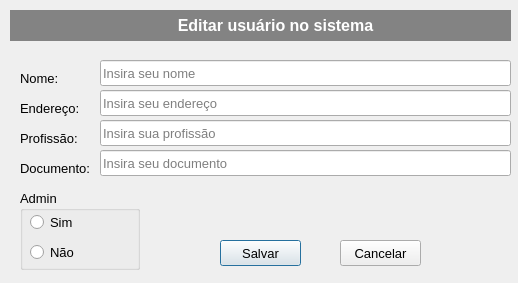
<?xml version="1.0" encoding="UTF-8"?>
<ui version="4.0">
 <class>editar</class>
 <widget class="QDialog" name="editar">
  <property name="geometry">
   <rect>
    <x>0</x>
    <y>0</y>
    <width>518</width>
    <height>283</height>
   </rect>
  </property>
  <property name="windowTitle">
   <string>Editar</string>
  </property>
  <widget class="QLabel" name="label">
   <property name="geometry">
    <rect>
     <x>10</x>
     <y>10</y>
     <width>501</width>
     <height>31</height>
    </rect>
   </property>
   <property name="styleSheet">
    <string notr="true">background-color: rgb(131, 131, 131);
border-color: rgb(3, 3, 3);</string>
   </property>
   <property name="text">
    <string/>
   </property>
  </widget>
  <widget class="QLabel" name="label_2">
   <property name="geometry">
    <rect>
     <x>70</x>
     <y>10</y>
     <width>411</width>
     <height>31</height>
    </rect>
   </property>
   <property name="font">
    <font>
     <family>Arial</family>
    </font>
   </property>
   <property name="text">
    <string>&lt;html&gt;&lt;head/&gt;&lt;body&gt;&lt;p align=&quot;center&quot;&gt;&lt;span style=&quot; font-size:12pt; font-weight:700; color:#ffffff;&quot;&gt;Editar usuário no sistema&lt;/span&gt;&lt;/p&gt;&lt;/body&gt;&lt;/html&gt;</string>
   </property>
  </widget>
  <widget class="QLabel" name="label_3">
   <property name="geometry">
    <rect>
     <x>20</x>
     <y>70</y>
     <width>49</width>
     <height>16</height>
    </rect>
   </property>
   <property name="font">
    <font>
     <family>Arial</family>
     <pointsize>10</pointsize>
    </font>
   </property>
   <property name="text">
    <string>Nome:</string>
   </property>
  </widget>
  <widget class="QLabel" name="label_4">
   <property name="geometry">
    <rect>
     <x>20</x>
     <y>100</y>
     <width>61</width>
     <height>16</height>
    </rect>
   </property>
   <property name="font">
    <font>
     <family>Arial</family>
     <pointsize>10</pointsize>
    </font>
   </property>
   <property name="text">
    <string>Endereço:</string>
   </property>
  </widget>
  <widget class="QLabel" name="label_5">
   <property name="geometry">
    <rect>
     <x>20</x>
     <y>130</y>
     <width>61</width>
     <height>16</height>
    </rect>
   </property>
   <property name="font">
    <font>
     <family>Arial</family>
     <pointsize>10</pointsize>
    </font>
   </property>
   <property name="text">
    <string>Profissão:</string>
   </property>
  </widget>
  <widget class="QLabel" name="label_6">
   <property name="geometry">
    <rect>
     <x>20</x>
     <y>160</y>
     <width>71</width>
     <height>16</height>
    </rect>
   </property>
   <property name="font">
    <font>
     <family>Arial</family>
     <pointsize>10</pointsize>
    </font>
   </property>
   <property name="text">
    <string>Documento:</string>
   </property>
  </widget>
  <widget class="QLineEdit" name="lbl_nome">
   <property name="geometry">
    <rect>
     <x>100</x>
     <y>60</y>
     <width>411</width>
     <height>26</height>
    </rect>
   </property>
   <property name="font">
    <font>
     <family>Arial</family>
     <pointsize>10</pointsize>
    </font>
   </property>
   <property name="placeholderText">
    <string>Insira seu nome</string>
   </property>
  </widget>
  <widget class="QLineEdit" name="lbl_endereco">
   <property name="geometry">
    <rect>
     <x>100</x>
     <y>90</y>
     <width>411</width>
     <height>26</height>
    </rect>
   </property>
   <property name="font">
    <font>
     <family>Arial</family>
     <pointsize>10</pointsize>
    </font>
   </property>
   <property name="placeholderText">
    <string>Insira seu endereço</string>
   </property>
  </widget>
  <widget class="QLineEdit" name="lbl_profissao">
   <property name="geometry">
    <rect>
     <x>100</x>
     <y>120</y>
     <width>411</width>
     <height>26</height>
    </rect>
   </property>
   <property name="font">
    <font>
     <family>Arial</family>
     <pointsize>10</pointsize>
    </font>
   </property>
   <property name="placeholderText">
    <string>Insira sua profissão</string>
   </property>
  </widget>
  <widget class="QLineEdit" name="lbl_documento">
   <property name="geometry">
    <rect>
     <x>100</x>
     <y>150</y>
     <width>411</width>
     <height>26</height>
    </rect>
   </property>
   <property name="font">
    <font>
     <family>Arial</family>
     <pointsize>10</pointsize>
    </font>
   </property>
   <property name="placeholderText">
    <string>Insira seu documento</string>
   </property>
  </widget>
  <widget class="QPushButton" name="btn_savar">
   <property name="geometry">
    <rect>
     <x>220</x>
     <y>240</y>
     <width>81</width>
     <height>26</height>
    </rect>
   </property>
   <property name="font">
    <font>
     <family>Arial</family>
     <pointsize>10</pointsize>
    </font>
   </property>
   <property name="text">
    <string>Salvar</string>
   </property>
  </widget>
  <widget class="QPushButton" name="btn_cancelar">
   <property name="geometry">
    <rect>
     <x>340</x>
     <y>240</y>
     <width>81</width>
     <height>26</height>
    </rect>
   </property>
   <property name="font">
    <font>
     <family>Arial</family>
     <pointsize>10</pointsize>
    </font>
   </property>
   <property name="text">
    <string>Cancelar</string>
   </property>
  </widget>
  <widget class="QGroupBox" name="groupBox">
   <property name="geometry">
    <rect>
     <x>20</x>
     <y>190</y>
     <width>120</width>
     <height>80</height>
    </rect>
   </property>
   <property name="font">
    <font>
     <pointsize>10</pointsize>
    </font>
   </property>
   <property name="title">
    <string>Admin</string>
   </property>
   <widget class="QRadioButton" name="radioButton">
    <property name="geometry">
     <rect>
      <x>10</x>
      <y>20</y>
      <width>98</width>
      <height>24</height>
     </rect>
    </property>
    <property name="text">
     <string>Sim</string>
    </property>
   </widget>
   <widget class="QRadioButton" name="radioButton_2">
    <property name="geometry">
     <rect>
      <x>10</x>
      <y>50</y>
      <width>98</width>
      <height>24</height>
     </rect>
    </property>
    <property name="text">
     <string>Não</string>
    </property>
   </widget>
  </widget>
 </widget>
 <resources/>
 <connections/>
</ui>
